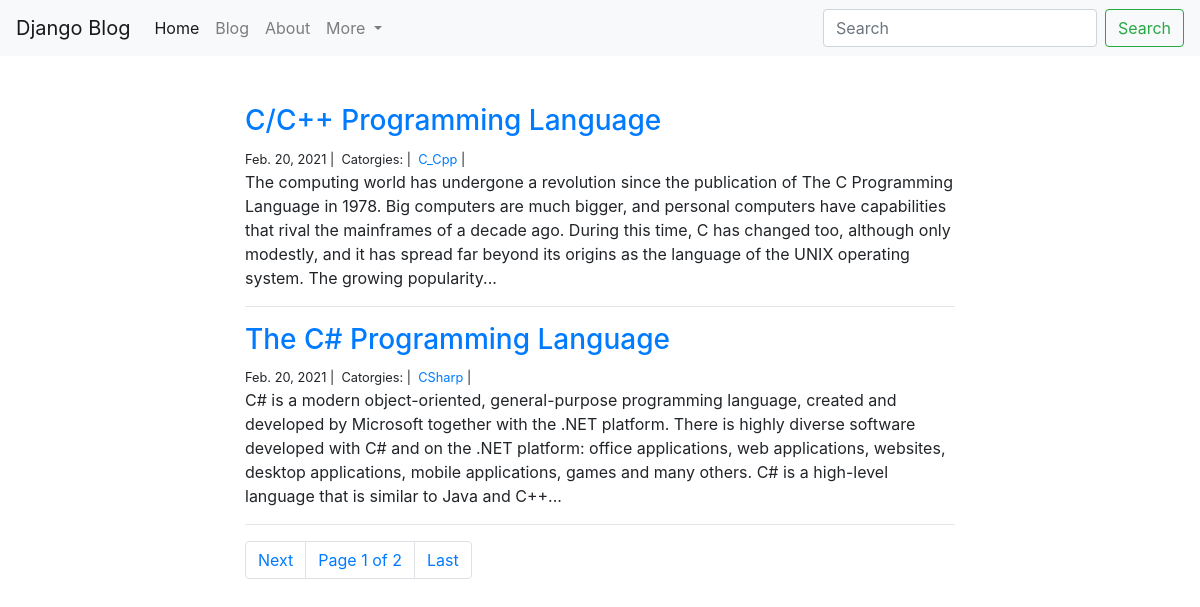
The page / on the database its author committed.
### blog/models.py (models this page shows, shortened)
class Post(models.Model):
    title = models.CharField(max_length=150)
    body = models.TextField()
    created_on = models.DateTimeField(auto_now_add=True)
    last_modified = models.DateTimeField(auto_now=True)
    categories = models.ManyToManyField('Category', related_name='posts')

class Category(models.Model):
    name = models.CharField(max_length=20)

### blog/views.py (the view)
# urls.py: path('', views.index, name="home"),
def index(request):
    posts = Post.objects.all().order_by('-created_on')
    paginator = Paginator(posts, 2)
    page_number = request.GET.get('page')
    page_obj = paginator.get_page(page_number)
    context = {
        "page_obj": page_obj
    }
    return render(request, 'blog/blog.html', context)

### templates/blog/blog.html (shortened to what this page needs)
{% extends 'base.html' %}
{% load static %}
{% block content%}
<div class="col-md-8 offset-md-2">
    {% for post in page_obj %}
    <h3><a href="{% url 'full_post' post.pk %}">{{ post.title }}</a></h3>
    <small>
        {{post.created_on.date}} |&nbsp;
        Catorgies: |&nbsp;
        {% for category in post.categories.all %}
        <a href="{% url 'category' category.name %}">{{category.name}}
        </a>|&nbsp;
        {% endfor %}
    </small>
    <p>{{post.body | slice:":400"}}...</p>
    <hr>
    {% endfor %}
    <ul class="pagination">
            {% if page_obj.has_next %}
            <li class="page-item"><a class="page-link" href="?page={{ page_obj.next_page_number }}">Next</a></li>
            <li class="page-item"> <a class="page-link">Page {{ page_obj.number }} of {{ page_obj.paginator.num_pages }}</a></li>
            <li class="page-item"><a class="page-link" href="?page={{ page_obj.paginator.num_pages }}">Last</a></li>
            {% endif %}
    </ul>
</div>
{% endblock %}

### rows shown on the page
Post: title "C/C++ Programming Language", created_on "Feb. 20, 2021", body "The computing world has undergone a revolution since the publication of The C Programming Language in 1978. Big computers are much bigger, and personal computers have capabilities that rival the mainframes of a decade ago. During this time, C has changed too, although only modestly, and it has spread far beyond its origins as the language of the UNIX operating system. The growing popularity"
Category: name "C_Cpp"
Post: title "The C# Programming Language", created_on "Feb. 20, 2021", body "C# is a modern object-oriented, general-purpose programming language, created and developed by Microsoft together with the .NET platform. There is highly diverse software developed with C# and on the .NET platform: office applications, web applications, websites, desktop applications, mobile applications, games and many others. C# is a high-level language that is similar to Java and C++"
Category: name "CSharp"

### other values the page prints
{{ page_obj.number }} "1"
{{ page_obj.paginator.num_pages }} "2"
